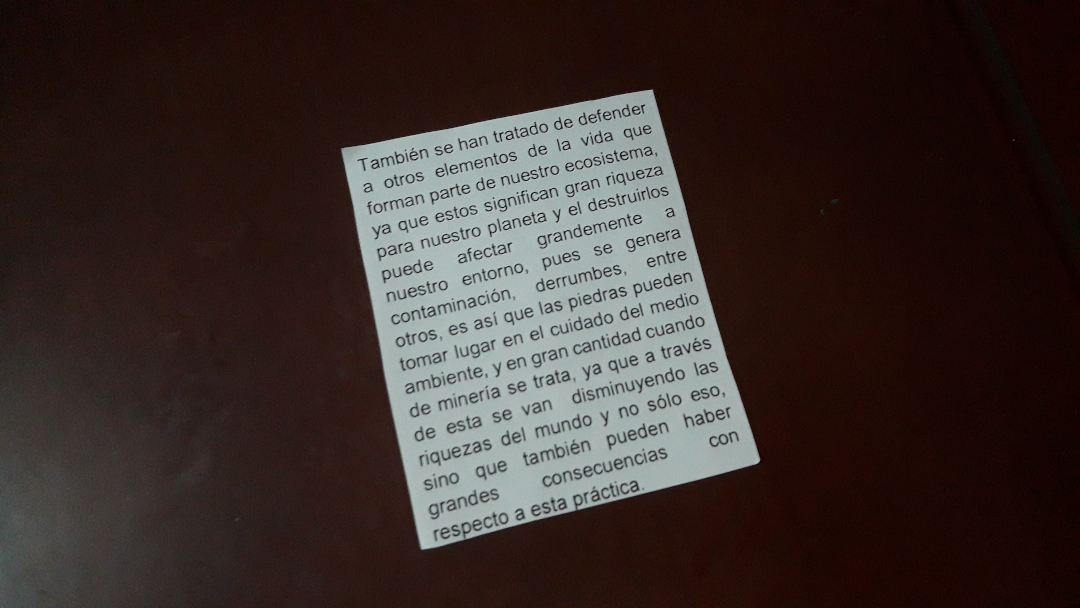
#> input picture Ej 7/img_00.jpeg, 1080 x 608 px, given in place of the camera
$ python detectcolores.py
#> lines starting #> are read from the running program, lines starting #| are printed output that depends on the picture
import cv2
import numpy as np

cap=cv2.VideoCapture(0)

redBajo1=np.array([0,100,20],np.uint8)
redAlto1=np.array([0,255,255],np.uint8)

redBajo2=np.array([175,100,20],np.uint8)
redAlto2=np.array([179,255,255],np.uint8)

while True:
    ret,frame=cap.read()
#> frame is the input picture: shape (608, 1080, 3); mean B, G, R 44.1, 47.6, 58.9
    if ret==True:
        frameHSV=cv2.cvtColor(frame,cv2.COLOR_BGR2HSV)
#> frameHSV: shape (608, 1080, 3); mean H, S, V 24.2, 140.2, 61.3
        maskRed1=cv2.inRange(frameHSV,redBajo1,redAlto1)
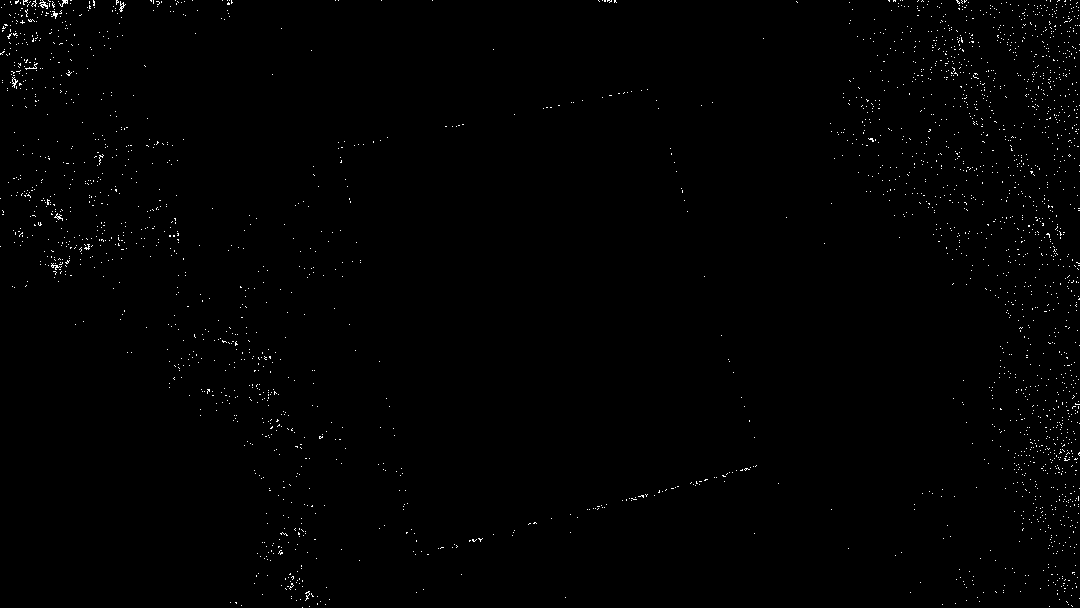
#> maskRed1: shape (608, 1080); 0.61% white in thin lines or dots
        maskRed2=cv2.inRange(frameHSV,redBajo2,redAlto2)
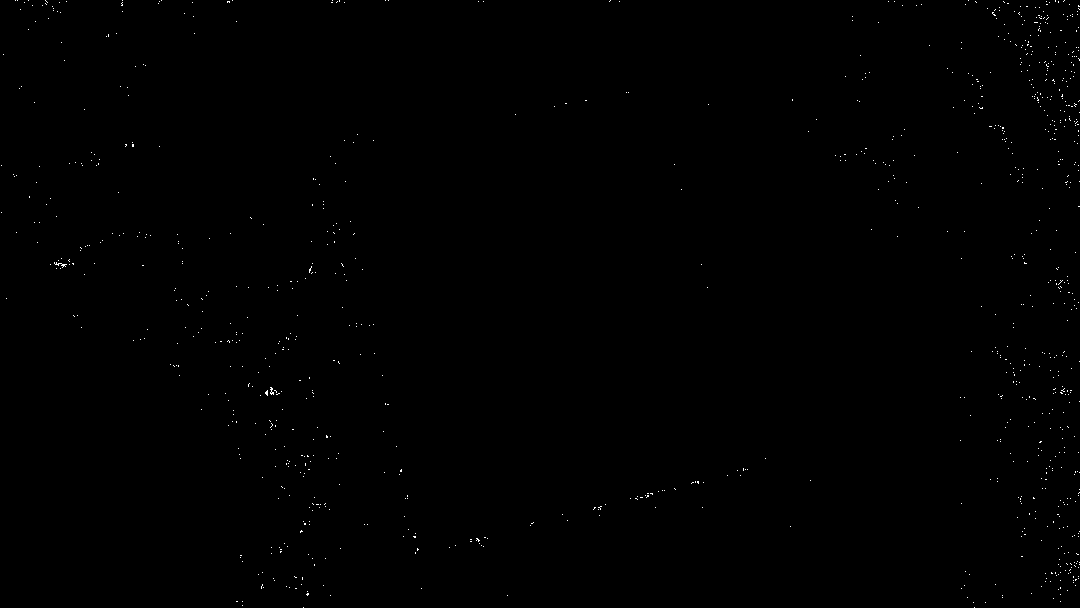
#> maskRed2: shape (608, 1080); 0.21% white in thin lines or dots
        maskRed=cv2.add(maskRed1,maskRed2)
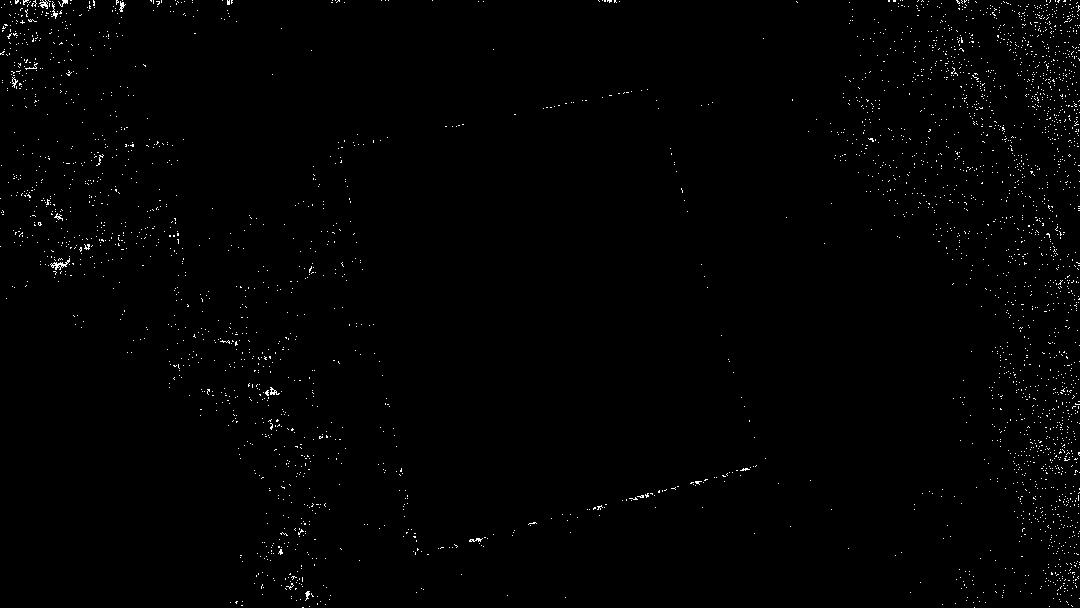
#> maskRed: shape (608, 1080); 0.82% white in thin lines or dots
        maskRedvis = cv2.bitwise_and(frame,frame, mask=maskRed)
        cv2.imshow('maskRedvis',maskRedvis)
        cv2.imshow('maskRed',maskRed)
        cv2.imshow('frame',frame)
        if cv2.waitKey(1) & 0xFF == ord('s'):
#> (key Esc is pressed here)
            break
cap.release()
cv2.destroyAllWindows()
